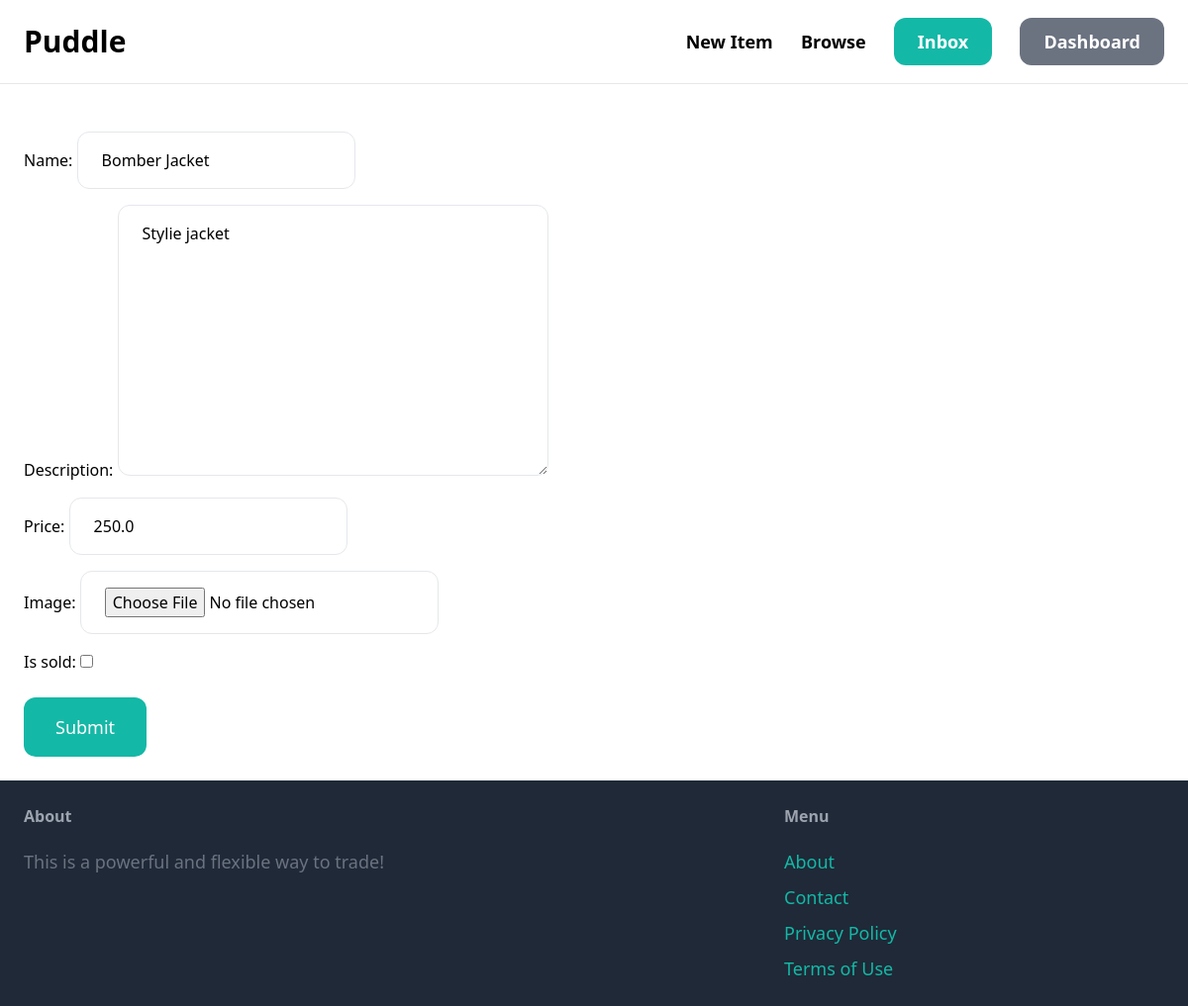
The page /items/2/edit/ (signed in) on the database its author committed.
### item/models.py (models this page shows, shortened)
class Item(models.Model):
     category=models.ForeignKey(Category,related_name='items',on_delete=models.CASCADE)
     name=models.CharField(max_length=255)
     description=models.TextField(blank=True,null=True)
     price=models.FloatField()
     image=models.ImageField(upload_to='item_images',blank=True,null=True)
     is_sold=models.BooleanField(default=False)
     created_by=models.ForeignKey(User,related_name='items',on_delete=models.CASCADE)
     created_at=models.DateTimeField(auto_now_add=True)

### item/views.py (the view)
# urls.py: path('<int:pk>/edit/',views.edit, name='edit'),
@login_required
def edit(request,pk):
    item = get_object_or_404(Item,pk=pk,created_by=request.user)
    if request.method == 'POST':
        form = EditItemForm(request.POST,request.FILES,instance=item)
        if form.is_valid():
            form.save()
            return redirect ('item:detail',pk=item.id)
    else:
        form = EditItemForm(instance=item )
    return render(request,'item/form.html',{
        'form':form ,
        'title':'Edit Item'
    })

### item/forms.py
class EditItemForm(forms.ModelForm):
    class Meta:
        model = Item
        fields=('name','description','price','image','is_sold')
        widgets = {
              'name': forms.TextInput(attrs = {
                'class': INPUT_CLASSES
            } ),
              'description': forms.Textarea(attrs = {
                'class': INPUT_CLASSES
            } ),
              'price': forms.TextInput(attrs = {
                'class': INPUT_CLASSES
            } ),
              'image': forms.FileInput(attrs = {
                'class': INPUT_CLASSES
            } ),
        }

### item/templates/item/form.html (shortened to what this page needs)
{% extends 'core/base.html' %}
{% block content %}
<form method="post" action="." enctype="multipart/form-data">
    <div class="space-y-4">
        {{ form.as_p }}
    </div>
    <button class="mt-6 py-4 px-8 text-lg bg-teal-500 hover:bg-teal-700 rounded-xl text-white ">Submit</button>
</form>
{% endblock content %}

### rows shown on the page
Item: name "Bomber Jacket", description "Stylie jacket", price "250.0"
